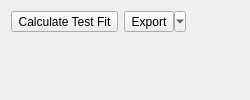
<?xml version="1.0" encoding="UTF-8"?>
<ui version="4.0">
 <author>Anton Rau</author>
 <class>TestFitWidget</class>
 <widget class="QWidget" name="TestFitWidget">
  <property name="windowTitle">
   <string>Form</string>
  </property>
  <layout class="QVBoxLayout" name="verticalLayout">
   <item>
    <layout class="QHBoxLayout" name="horizontalLayout">
     <item>
      <widget class="QToolButton" name="toolButtonFit">
       <property name="text">
        <string>Calculate Test Fit</string>
       </property>
      </widget>
     </item>
     <item>
      <widget class="QToolButton" name="toolButtonExport">
       <property name="text">
        <string>Export</string>
       </property>
       <property name="popupMode">
        <enum>QToolButton::ToolButtonPopupMode::MenuButtonPopup</enum>
       </property>
      </widget>
     </item>
     <item>
      <spacer name="horizontalSpacer">
       <property name="orientation">
        <enum>Qt::Orientation::Horizontal</enum>
       </property>
       <property name="sizeHint" stdset="0">
        <size>
         <width>40</width>
         <height>20</height>
        </size>
       </property>
      </spacer>
     </item>
     <item>
      <widget class="QLabel" name="labelT90"/>
     </item>
    </layout>
   </item>
   <item>
    <widget class="MplCanvas" name="canvas" native="true">
     <property name="sizePolicy">
      <sizepolicy hsizetype="Expanding" vsizetype="Expanding">
       <horstretch>0</horstretch>
       <verstretch>0</verstretch>
      </sizepolicy>
     </property>
    </widget>
   </item>
  </layout>
 </widget>
 <customwidgets>
  <customwidget>
   <class>MplCanvas</class>
   <extends>QWidget</extends>
   <header>tse_analytics.views.misc.MplCanvas</header>
   <container>1</container>
  </customwidget>
 </customwidgets>
 <resources/>
 <connections/>
</ui>
